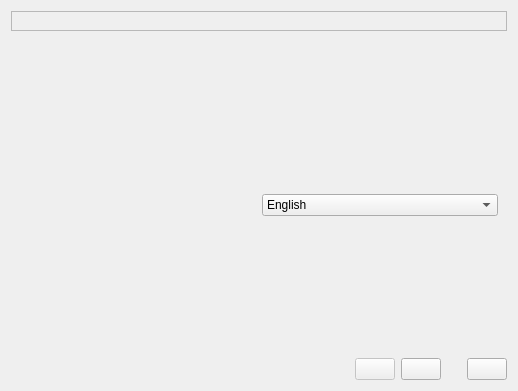
<?xml version="1.0" encoding="UTF-8"?>
<ui version="4.0">
 <class>First_Start_Wizard</class>
 <widget class="QDialog" name="First_Start_Wizard">
  <property name="geometry">
   <rect>
    <x>0</x>
    <y>0</y>
    <width>518</width>
    <height>391</height>
   </rect>
  </property>
  <property name="windowTitle">
   <string>First Start Wizard</string>
  </property>
  <property name="windowIcon">
   <iconset resource="images.qrc">
    <normaloff>:/wizard.png</normaloff>:/wizard.png</iconset>
  </property>
  <layout class="QGridLayout" name="gridLayout_2">
   <item row="0" column="0">
    <widget class="QLabel" name="Label_Caption">
     <property name="font">
      <font>
       <pointsize>12</pointsize>
      </font>
     </property>
     <property name="frameShape">
      <enum>QFrame::StyledPanel</enum>
     </property>
     <property name="frameShadow">
      <enum>QFrame::Plain</enum>
     </property>
     <property name="text">
      <string/>
     </property>
    </widget>
   </item>
   <item row="1" column="0">
    <widget class="QStackedWidget" name="All_Pages">
     <property name="currentIndex">
      <number>0</number>
     </property>
     <widget class="QWidget" name="Welcome_Page">
      <layout class="QGridLayout" name="gridLayout_5">
       <item row="0" column="0">
        <widget class="QLabel" name="Label_Welcome_Text">
         <property name="text">
          <string/>
         </property>
         <property name="wordWrap">
          <bool>true</bool>
         </property>
        </widget>
       </item>
       <item row="1" column="0">
        <spacer name="verticalSpacer_3">
         <property name="orientation">
          <enum>Qt::Vertical</enum>
         </property>
         <property name="sizeHint" stdset="0">
          <size>
           <width>20</width>
           <height>100</height>
          </size>
         </property>
        </spacer>
       </item>
       <item row="2" column="0">
        <layout class="QHBoxLayout" name="horizontalLayout_2">
         <item>
          <widget class="QLabel" name="Label_Select_Language">
           <property name="text">
            <string/>
           </property>
          </widget>
         </item>
         <item>
          <widget class="QComboBox" name="CB_Language">
           <item>
            <property name="text">
             <string>English</string>
            </property>
           </item>
          </widget>
         </item>
        </layout>
       </item>
       <item row="3" column="0">
        <spacer name="verticalSpacer_4">
         <property name="orientation">
          <enum>Qt::Vertical</enum>
         </property>
         <property name="sizeHint" stdset="0">
          <size>
           <width>20</width>
           <height>101</height>
          </size>
         </property>
        </spacer>
       </item>
      </layout>
     </widget>
     <widget class="QWidget" name="General_Settings_Page">
      <layout class="QVBoxLayout" name="verticalLayout_2">
       <item>
        <layout class="QHBoxLayout" name="horizontalLayout_5">
         <item>
          <widget class="QLabel" name="Label_VM_Dir">
           <property name="sizePolicy">
            <sizepolicy hsizetype="Maximum" vsizetype="Preferred">
             <horstretch>0</horstretch>
             <verstretch>0</verstretch>
            </sizepolicy>
           </property>
           <property name="text">
            <string/>
           </property>
           <property name="wordWrap">
            <bool>true</bool>
           </property>
          </widget>
         </item>
         <item>
          <widget class="Line" name="line_2">
           <property name="orientation">
            <enum>Qt::Horizontal</enum>
           </property>
          </widget>
         </item>
        </layout>
       </item>
       <item>
        <layout class="QHBoxLayout" name="horizontalLayout_3">
         <property name="leftMargin">
          <number>10</number>
         </property>
         <item>
          <widget class="QLineEdit" name="Edit_VM_Dir"/>
         </item>
         <item>
          <widget class="QToolButton" name="TB_Browse_VM_Dir">
           <property name="text">
            <string/>
           </property>
           <property name="icon">
            <iconset resource="images.qrc">
             <normaloff>:/open-folder.png</normaloff>:/open-folder.png</iconset>
           </property>
          </widget>
         </item>
        </layout>
       </item>
       <item>
        <spacer name="verticalSpacer">
         <property name="orientation">
          <enum>Qt::Vertical</enum>
         </property>
         <property name="sizeHint" stdset="0">
          <size>
           <width>20</width>
           <height>23</height>
          </size>
         </property>
        </spacer>
       </item>
       <item>
        <layout class="QHBoxLayout" name="horizontalLayout_4">
         <item>
          <widget class="QLabel" name="Label_Device_Manager">
           <property name="sizePolicy">
            <sizepolicy hsizetype="Maximum" vsizetype="Preferred">
             <horstretch>0</horstretch>
             <verstretch>0</verstretch>
            </sizepolicy>
           </property>
           <property name="text">
            <string/>
           </property>
           <property name="wordWrap">
            <bool>true</bool>
           </property>
          </widget>
         </item>
         <item>
          <widget class="Line" name="line">
           <property name="orientation">
            <enum>Qt::Horizontal</enum>
           </property>
          </widget>
         </item>
        </layout>
       </item>
       <item>
        <layout class="QVBoxLayout" name="verticalLayout">
         <property name="leftMargin">
          <number>10</number>
         </property>
         <item>
          <widget class="QCheckBox" name="CH_Device_Manager">
           <property name="text">
            <string/>
           </property>
          </widget>
         </item>
         <item>
          <spacer name="verticalSpacer_2">
           <property name="orientation">
            <enum>Qt::Vertical</enum>
           </property>
           <property name="sizeHint" stdset="0">
            <size>
             <width>20</width>
             <height>23</height>
            </size>
           </property>
          </spacer>
         </item>
        </layout>
       </item>
       <item>
        <layout class="QHBoxLayout" name="horizontalLayout_6">
         <item>
          <widget class="QLabel" name="Label_Embedded_VNC">
           <property name="sizePolicy">
            <sizepolicy hsizetype="Maximum" vsizetype="Preferred">
             <horstretch>0</horstretch>
             <verstretch>0</verstretch>
            </sizepolicy>
           </property>
           <property name="text">
            <string/>
           </property>
           <property name="wordWrap">
            <bool>true</bool>
           </property>
          </widget>
         </item>
         <item>
          <widget class="Line" name="line_3">
           <property name="orientation">
            <enum>Qt::Horizontal</enum>
           </property>
          </widget>
         </item>
        </layout>
       </item>
       <item>
        <layout class="QHBoxLayout" name="horizontalLayout_7">
         <property name="leftMargin">
          <number>10</number>
         </property>
         <item>
          <widget class="QCheckBox" name="CH_Embedded_VNC">
           <property name="text">
            <string/>
           </property>
          </widget>
         </item>
         <item>
          <spacer name="horizontalSpacer_4">
           <property name="orientation">
            <enum>Qt::Horizontal</enum>
           </property>
           <property name="sizeType">
            <enum>QSizePolicy::Ignored</enum>
           </property>
           <property name="sizeHint" stdset="0">
            <size>
             <width>40</width>
             <height>20</height>
            </size>
           </property>
          </spacer>
         </item>
        </layout>
       </item>
      </layout>
     </widget>
     <widget class="QWidget" name="Find_Emulators_Page">
      <layout class="QGridLayout" name="gridLayout">
       <item row="0" column="0" colspan="4">
        <widget class="QLabel" name="Label_Find_Emulators">
         <property name="text">
          <string/>
         </property>
         <property name="wordWrap">
          <bool>true</bool>
         </property>
        </widget>
       </item>
       <item row="1" column="0" colspan="4">
        <widget class="QPlainTextEdit" name="Edit_Enulators_List">
         <property name="verticalScrollBarPolicy">
          <enum>Qt::ScrollBarAlwaysOn</enum>
         </property>
         <property name="horizontalScrollBarPolicy">
          <enum>Qt::ScrollBarAlwaysOff</enum>
         </property>
         <property name="readOnly">
          <bool>true</bool>
         </property>
        </widget>
       </item>
       <item row="2" column="0">
        <widget class="QPushButton" name="Button_Find_Emulators">
         <property name="text">
          <string/>
         </property>
         <property name="icon">
          <iconset resource="images.qrc">
           <normaloff>:/find.png</normaloff>:/find.png</iconset>
         </property>
        </widget>
       </item>
       <item row="2" column="1">
        <widget class="QPushButton" name="Button_Skip_Find">
         <property name="text">
          <string/>
         </property>
         <property name="icon">
          <iconset resource="images.qrc">
           <normaloff>:/go.png</normaloff>:/go.png</iconset>
         </property>
        </widget>
       </item>
       <item row="2" column="2">
        <widget class="QPushButton" name="Button_Edit">
         <property name="enabled">
          <bool>false</bool>
         </property>
         <property name="text">
          <string/>
         </property>
         <property name="icon">
          <iconset resource="images.qrc">
           <normaloff>:/edit.png</normaloff>:/edit.png</iconset>
         </property>
        </widget>
       </item>
       <item row="2" column="3">
        <spacer name="horizontalSpacer_3">
         <property name="orientation">
          <enum>Qt::Horizontal</enum>
         </property>
         <property name="sizeHint" stdset="0">
          <size>
           <width>306</width>
           <height>20</height>
          </size>
         </property>
        </spacer>
       </item>
      </layout>
     </widget>
     <widget class="QWidget" name="Finish_Page">
      <layout class="QGridLayout" name="gridLayout_6">
       <item row="0" column="0">
        <widget class="QLabel" name="Label_Finish_Text">
         <property name="text">
          <string/>
         </property>
         <property name="wordWrap">
          <bool>true</bool>
         </property>
        </widget>
       </item>
      </layout>
     </widget>
    </widget>
   </item>
   <item row="2" column="0">
    <layout class="QHBoxLayout" name="horizontalLayout">
     <item>
      <spacer name="horizontalSpacer">
       <property name="orientation">
        <enum>Qt::Horizontal</enum>
       </property>
       <property name="sizeHint" stdset="0">
        <size>
         <width>40</width>
         <height>20</height>
        </size>
       </property>
      </spacer>
     </item>
     <item>
      <widget class="QPushButton" name="Button_Back">
       <property name="enabled">
        <bool>false</bool>
       </property>
       <property name="text">
        <string/>
       </property>
       <property name="icon">
        <iconset resource="images.qrc">
         <normaloff>:/previous.png</normaloff>:/previous.png</iconset>
       </property>
      </widget>
     </item>
     <item>
      <widget class="QPushButton" name="Button_Next">
       <property name="text">
        <string/>
       </property>
       <property name="icon">
        <iconset resource="images.qrc">
         <normaloff>:/next.png</normaloff>:/next.png</iconset>
       </property>
      </widget>
     </item>
     <item>
      <spacer name="horizontalSpacer_2">
       <property name="orientation">
        <enum>Qt::Horizontal</enum>
       </property>
       <property name="sizeType">
        <enum>QSizePolicy::Fixed</enum>
       </property>
       <property name="sizeHint" stdset="0">
        <size>
         <width>20</width>
         <height>20</height>
        </size>
       </property>
      </spacer>
     </item>
     <item>
      <widget class="QPushButton" name="Button_Cancel">
       <property name="text">
        <string/>
       </property>
       <property name="icon">
        <iconset resource="images.qrc">
         <normaloff>:/cancel.png</normaloff>:/cancel.png</iconset>
       </property>
      </widget>
     </item>
    </layout>
   </item>
  </layout>
 </widget>
 <resources>
  <include location="images.qrc"/>
 </resources>
 <connections/>
</ui>
